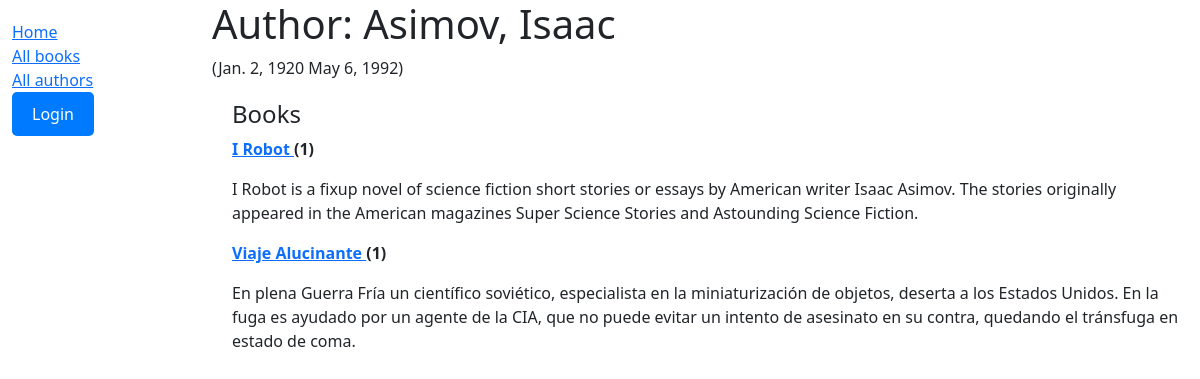
/catalog/author/2, run on the app's committed database.
### catalog/models.py (models this page shows, shortened)
class Author(models.Model):
    first_name = models.CharField(max_length=100)
    last_name = models.CharField(max_length=100)
    date_of_birth = models.DateField('birth', null=True, blank=True)
    date_of_death = models.DateField('Died', null=True, blank=True)
    class Meta:
        ordering = ['last_name', 'first_name']
    def __str__(self):
        return f'{self.last_name}, {self.first_name}'
    def get_date_of_death(self):
        if self.date_of_death is None or self.date_of_death == '':
            return '-'
        return self.date_of_death

class Book(models.Model):
    title = models.CharField(max_length=200)
    author = models.ForeignKey('Author', on_delete=models.RESTRICT, null=True)
    summary = models.TextField(
        max_length=1000, help_text="Enter a brief description of the book")
    isbn = models.CharField('ISBN', max_length=13,
                            unique=True,
                            help_text='13 Character <a href="https://www.isbn-international.org/content/what-isbn'
                                      '">ISBN number</a>')
    genre = models.ManyToManyField(
        Genre, help_text="Select a genre for this book")
    language = models.ForeignKey('Language', on_delete=models.SET_NULL, null=True, help_text="Book language")
    class Meta:
        ordering = ['title']
    def get_absolute_url(self):
        return reverse('book-detail', args=[str(self.id)])
    def display_genre(self):
        """Create a string for the Genre. This is required to display genre in Admin."""
        return ', '.join(genre.name for genre in self.genre.all()[:3])
    display_genre.short_description = 'Genre'

### catalog/views.py (the view)
# urls.py: path('author/<int:id>', views.author_detail_view, name='author-detail'),
def author_detail_view(request, id):
    author = get_object_or_404(Author, id=id)
    return render(request, 'catalog/author_detail.html', context={'author': author})

### catalog/templates/catalog/author_detail.html (shortened to what this page needs)
{% extends "base_generic.html" %}
{% block sidebar %}
  {{ block.super }}
{% endblock %}
{% block content %}
<h1>Author: {{author}}</h1>
<p>
  <weak>({{author.date_of_birth}}
    {{author.get_date_of_death}})</weak>
</p>
<div style="margin-left:20px;margin-top:20px">
  <h4>Books</h4>
  {% for book in author.book_set.all %}
  <p><strong><a href="{{ book.get_absolute_url }}"> {{book.title}} </a> ({{book.bookinstance_set.count}})</strong></p>
  <p>{{book.summary}}</p>
  {% endfor %}
</div>
{% endblock %}

### data on the page
Author: date_of_birth "Jan. 2, 1920", get_date_of_death "May 6, 1992"
Book: title "I Robot", bookinstance_set.count "1", summary "I Robot is a fixup novel of science fiction short stories or essays by American writer Isaac Asimov. The stories originally appeared in the American magazines Super Science Stories and Astounding Science Fiction."
Book: title "Viaje Alucinante", bookinstance_set.count "1", summary "En plena Guerra Fría un científico soviético, especialista en la miniaturización de objetos, deserta a los Estados Unidos. En la fuga es ayudado por un agente de la CIA, que no puede evitar un intento de asesinato en su contra, quedando el tránsfuga en estado de coma."
